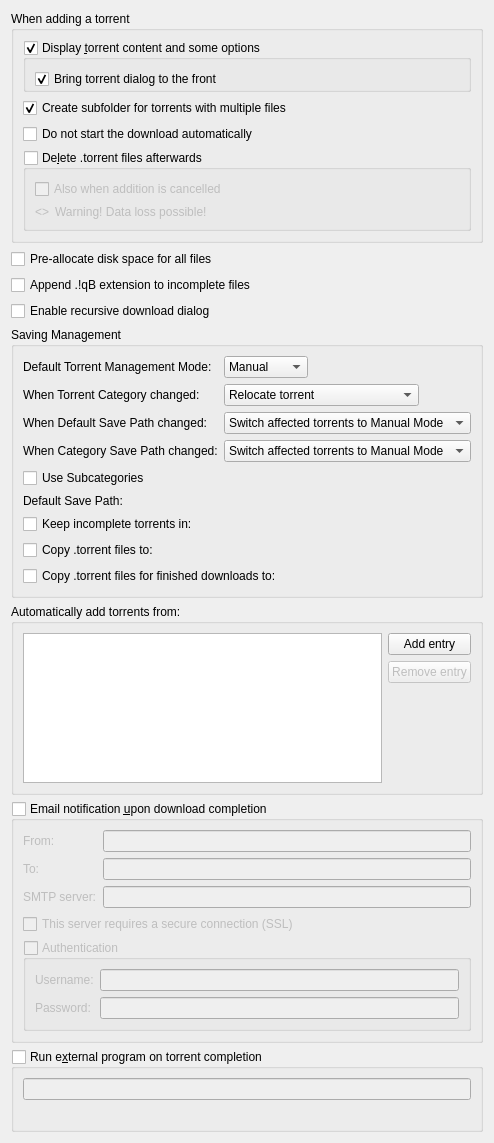
          <widget class="QWidget" name="scrollAreaWidgetContents_2">
           <property name="geometry">
            <rect>
             <x>0</x>
             <y>0</y>
             <width>456</width>
             <height>1013</height>
            </rect>
           </property>
           <layout class="QVBoxLayout" name="verticalLayout">
            <item>
             <widget class="QGroupBox" name="torrentAdditionBox">
              <property name="title">
               <string>When adding a torrent</string>
              </property>
              <layout class="QVBoxLayout" name="torrentAdditionBoxLayout">
               <item>
                <widget class="QGroupBox" name="checkAdditionDialog">
                 <property name="title">
                  <string>Display &amp;torrent content and some options</string>
                 </property>
                 <property name="checkable">
                  <bool>true</bool>
                 </property>
                 <layout class="QVBoxLayout" name="verticalLayout_18">
                  <property name="bottomMargin">
                   <number>0</number>
                  </property>
                  <item>
                   <widget class="QCheckBox" name="checkAdditionDialogFront">
                    <property name="text">
                     <string>Bring torrent dialog to the front</string>
                    </property>
                    <property name="checked">
                     <bool>true</bool>
                    </property>
                   </widget>
                  </item>
                 </layout>
                </widget>
               </item>
               <item>
                <widget class="QCheckBox" name="checkCreateSubfolder">
                 <property name="text">
                  <string>Create subfolder for torrents with multiple files</string>
                 </property>
                 <property name="checked">
                  <bool>true</bool>
                 </property>
                </widget>
               </item>
               <item>
                <widget class="QCheckBox" name="checkStartPaused">
                 <property name="text">
                  <string comment="The torrent will be added to download list in pause state">Do not start the download automatically</string>
                 </property>
                </widget>
               </item>
               <item>
                <widget class="QGroupBox" name="deleteTorrentBox">
                 <property name="toolTip">
                  <string>Should the .torrent file be deleted after adding it</string>
                 </property>
                 <property name="title">
                  <string>De&amp;lete .torrent files afterwards </string>
                 </property>
                 <property name="checkable">
                  <bool>true</bool>
                 </property>
                 <property name="checked">
                  <bool>false</bool>
                 </property>
                 <layout class="QVBoxLayout" name="deleteTorrentBoxLayout">
                  <item>
                   <widget class="QCheckBox" name="deleteCancelledTorrentBox">
                    <property name="toolTip">
                     <string>Also delete .torrent files whose addition was cancelled</string>
                    </property>
                    <property name="text">
                     <string>Also when addition is cancelled</string>
                    </property>
                   </widget>
                  </item>
                  <item>
                   <layout class="QHBoxLayout" name="deleteTorrentWarningLayout">
                    <item>
                     <widget class="QLabel" name="deleteTorrentWarningIcon">
                      <property name="sizePolicy">
                       <sizepolicy hsizetype="Fixed" vsizetype="Preferred">
                        <horstretch>0</horstretch>
                        <verstretch>0</verstretch>
                       </sizepolicy>
                      </property>
                      <property name="text">
                       <string notr="true">&lt;&gt;</string>
                      </property>
                     </widget>
                    </item>
                    <item>
                     <widget class="QLabel" name="deleteTorrentWarningLabel">
                      <property name="text">
                       <string>Warning! Data loss possible!</string>
                      </property>
                     </widget>
                    </item>
                   </layout>
                  </item>
                 </layout>
                </widget>
               </item>
              </layout>
             </widget>
            </item>
            <item>
             <widget class="QCheckBox" name="checkPreallocateAll">
              <property name="text">
               <string>Pre-allocate disk space for all files</string>
              </property>
             </widget>
            </item>
            <item>
             <widget class="QCheckBox" name="checkAppendqB">
              <property name="text">
               <string>Append .!qB extension to incomplete files</string>
              </property>
             </widget>
            </item>
            <item>
             <widget class="QCheckBox" name="checkRecursiveDownload">
              <property name="text">
               <string>Enable recursive download dialog</string>
              </property>
             </widget>
            </item>
            <item>
             <widget class="QGroupBox" name="groupSavingManagement">
              <property name="title">
               <string>Saving Management</string>
              </property>
              <layout class="QVBoxLayout" name="groupSavingManagementLayout">
               <item>
                <layout class="QGridLayout" name="gridLayout_3">
                 <item row="0" column="0">
                  <widget class="QLabel" name="label_40">
                   <property name="text">
                    <string>Default Torrent Management Mode:</string>
                   </property>
                  </widget>
                 </item>
                 <item row="0" column="1">
                  <layout class="QHBoxLayout" name="horizontalLayout_70">
                   <property name="spacing">
                    <number>10</number>
                   </property>
                   <item>
                    <widget class="QComboBox" name="comboSavingMode">
                     <property name="toolTip">
                      <string>Automatic mode means that various torrent properties (e.g. save path) will be decided by the associated category</string>
                     </property>
                     <item>
                      <property name="text">
                       <string>Manual</string>
                      </property>
                     </item>
                     <item>
                      <property name="text">
                       <string>Automatic</string>
                      </property>
                     </item>
                    </widget>
                   </item>
                   <item>
                    <spacer name="horizontalSpacer_160">
                     <property name="orientation">
                      <enum>Qt::Horizontal</enum>
                     </property>
                     <property name="sizeHint" stdset="0">
                      <size>
                       <width>40</width>
                       <height>20</height>
                      </size>
                     </property>
                    </spacer>
                   </item>
                  </layout>
                 </item>
                 <item row="1" column="0">
                  <widget class="QLabel" name="labelTorrentCategoryChanged">
                   <property name="text">
                    <string>When Torrent Category changed:</string>
                   </property>
                  </widget>
                 </item>
                 <item row="1" column="1">
                  <layout class="QHBoxLayout" name="horizontalLayout_14">
                   <item>
                    <widget class="QComboBox" name="comboTorrentCategoryChanged">
                     <item>
                      <property name="text">
                       <string>Relocate torrent</string>
                      </property>
                     </item>
                     <item>
                      <property name="text">
                       <string>Switch torrent to Manual Mode</string>
                      </property>
                     </item>
                    </widget>
                   </item>
                   <item>
                    <spacer name="horizontalSpacer_17">
                     <property name="orientation">
                      <enum>Qt::Horizontal</enum>
                     </property>
                     <property name="sizeHint" stdset="0">
                      <size>
                       <width>40</width>
                       <height>20</height>
                      </size>
                     </property>
                    </spacer>
                   </item>
                  </layout>
                 </item>
                 <item row="2" column="0">
                  <widget class="QLabel" name="labelCategoryDefaultPathChanged">
                   <property name="text">
                    <string>When Default Save Path changed:</string>
                   </property>
                  </widget>
                 </item>
                 <item row="2" column="1">
                  <layout class="QHBoxLayout" name="horizontalLayout_15">
                   <item>
                    <widget class="QComboBox" name="comboCategoryDefaultPathChanged">
                     <property name="currentIndex">
                      <number>1</number>
                     </property>
                     <item>
                      <property name="text">
                       <string>Relocate affected torrents</string>
                      </property>
                     </item>
                     <item>
                      <property name="text">
                       <string>Switch affected torrents to Manual Mode</string>
                      </property>
                     </item>
                    </widget>
                   </item>
                   <item>
                    <spacer name="horizontalSpacer_18">
                     <property name="orientation">
                      <enum>Qt::Horizontal</enum>
                     </property>
                     <property name="sizeHint" stdset="0">
                      <size>
                       <width>40</width>
                       <height>20</height>
                      </size>
                     </property>
                    </spacer>
                   </item>
                  </layout>
                 </item>
                 <item row="3" column="0">
                  <widget class="QLabel" name="labelCategoryChanged">
                   <property name="text">
                    <string>When Category Save Path changed:</string>
                   </property>
                  </widget>
                 </item>
                 <item row="3" column="1">
                  <layout class="QHBoxLayout" name="horizontalLayout_17">
                   <item>
                    <widget class="QComboBox" name="comboCategoryChanged">
                     <property name="currentIndex">
                      <number>1</number>
                     </property>
                     <item>
                      <property name="text">
                       <string>Relocate affected torrents</string>
                      </property>
                     </item>
                     <item>
                      <property name="text">
                       <string>Switch affected torrents to Manual Mode</string>
                      </property>
                     </item>
                    </widget>
                   </item>
                   <item>
                    <spacer name="horizontalSpacer_19">
                     <property name="orientation">
                      <enum>Qt::Horizontal</enum>
                     </property>
                     <property name="sizeHint" stdset="0">
                      <size>
                       <width>40</width>
                       <height>20</height>
                      </size>
                     </property>
                    </spacer>
                   </item>
                  </layout>
                 </item>
                </layout>
               </item>
               <item>
                <widget class="QCheckBox" name="checkUseSubcategories">
                 <property name="text">
                  <string>Use Subcategories</string>
                 </property>
                </widget>
               </item>
               <item>
                <layout class="QGridLayout" name="gridLayout_4">
                 <item row="1" column="1">
                  <widget class="FileSystemPathLineEdit" name="textTempPath" native="true"/>
                 </item>
                 <item row="3" column="0">
                  <widget class="QCheckBox" name="checkExportDirFin">
                   <property name="text">
                    <string>Copy .torrent files for finished downloads to:</string>
                   </property>
                  </widget>
                 </item>
                 <item row="0" column="0">
                  <widget class="QLabel" name="labelSavePath">
                   <property name="text">
                    <string>Default Save Path:</string>
                   </property>
                  </widget>
                 </item>
                 <item row="2" column="0">
                  <widget class="QCheckBox" name="checkExportDir">
                   <property name="text">
                    <string>Copy .torrent files to:</string>
                   </property>
                  </widget>
                 </item>
                 <item row="1" column="0">
                  <widget class="QCheckBox" name="checkTempFolder">
                   <property name="text">
                    <string>Keep incomplete torrents in:</string>
                   </property>
                  </widget>
                 </item>
                 <item row="3" column="1">
                  <widget class="FileSystemPathLineEdit" name="textExportDirFin" native="true"/>
                 </item>
                 <item row="0" column="1">
                  <widget class="FileSystemPathLineEdit" name="textSavePath" native="true"/>
                 </item>
                 <item row="2" column="1">
                  <widget class="FileSystemPathLineEdit" name="textExportDir" native="true"/>
                 </item>
                </layout>
               </item>
              </layout>
             </widget>
            </item>
            <item>
             <widget class="QGroupBox" name="groupBox_2">
              <property name="title">
               <string>Automatically add torrents from:</string>
              </property>
              <layout class="QVBoxLayout" name="verticalLayout_38">
               <item>
                <layout class="QHBoxLayout" name="horizontalLayout_16">
                 <item>
                  <widget class="QTreeView" name="scanFoldersView">
                   <property name="sizePolicy">
                    <sizepolicy hsizetype="Expanding" vsizetype="Expanding">
                     <horstretch>0</horstretch>
                     <verstretch>1</verstretch>
                    </sizepolicy>
                   </property>
                   <property name="minimumSize">
                    <size>
                     <width>250</width>
                     <height>150</height>
                    </size>
                   </property>
                   <property name="editTriggers">
                    <set>QAbstractItemView::AllEditTriggers</set>
                   </property>
                   <property name="selectionMode">
                    <enum>QAbstractItemView::SingleSelection</enum>
                   </property>
                   <property name="selectionBehavior">
                    <enum>QAbstractItemView::SelectRows</enum>
                   </property>
                   <property name="textElideMode">
                    <enum>Qt::ElideNone</enum>
                   </property>
                   <property name="rootIsDecorated">
                    <bool>false</bool>
                   </property>
                   <attribute name="headerDefaultSectionSize">
                    <number>80</number>
                   </attribute>
                   <attribute name="headerStretchLastSection">
                    <bool>false</bool>
                   </attribute>
                  </widget>
                 </item>
                 <item>
                  <layout class="QVBoxLayout" name="verticalLayout_37">
                   <item>
                    <widget class="QPushButton" name="addScanFolderButton">
                     <property name="text">
                      <string>Add entry</string>
                     </property>
                    </widget>
                   </item>
                   <item>
                    <widget class="QPushButton" name="removeScanFolderButton">
                     <property name="enabled">
                      <bool>false</bool>
                     </property>
                     <property name="text">
                      <string>Remove entry</string>
                     </property>
                    </widget>
                   </item>
                   <item>
                    <spacer name="verticalSpacer_6">
                     <property name="orientation">
                      <enum>Qt::Vertical</enum>
                     </property>
                     <property name="sizeHint" stdset="0">
                      <size>
                       <width>20</width>
                       <height>40</height>
                      </size>
                     </property>
                    </spacer>
                   </item>
                  </layout>
                 </item>
                </layout>
               </item>
              </layout>
             </widget>
            </item>
            <item>
             <widget class="QGroupBox" name="groupMailNotification">
              <property name="title">
               <string>Email notification &amp;upon download completion</string>
              </property>
              <property name="checkable">
               <bool>true</bool>
              </property>
              <property name="checked">
               <bool>false</bool>
              </property>
              <layout class="QVBoxLayout" name="verticalLayout_171">
               <item>
                <layout class="QGridLayout" name="gridLayout_9">
                 <item row="1" column="1">
                  <widget class="QLineEdit" name="lineEditDestEmail"/>
                 </item>
                 <item row="1" column="0">
                  <widget class="QLabel" name="label_2">
                   <property name="text">
                    <string comment="To receiver">To:</string>
                   </property>
                  </widget>
                 </item>
                 <item row="2" column="0">
                  <widget class="QLabel" name="label_3">
                   <property name="text">
                    <string>SMTP server:</string>
                   </property>
                  </widget>
                 </item>
                 <item row="2" column="1">
                  <widget class="QLineEdit" name="lineEditSmtpServer"/>
                 </item>
                 <item row="0" column="1">
                  <widget class="QLineEdit" name="senderEmailTxt"/>
                 </item>
                 <item row="0" column="0">
                  <widget class="QLabel" name="label_25">
                   <property name="text">
                    <string comment="From sender">From:</string>
                   </property>
                  </widget>
                 </item>
                </layout>
               </item>
               <item>
                <widget class="QCheckBox" name="checkSmtpSSL">
                 <property name="text">
                  <string>This server requires a secure connection (SSL)</string>
                 </property>
                </widget>
               </item>
               <item>
                <widget class="QGroupBox" name="groupMailNotifAuth">
                 <property name="title">
                  <string>Authentication</string>
                 </property>
                 <property name="checkable">
                  <bool>true</bool>
                 </property>
                 <property name="checked">
                  <bool>false</bool>
                 </property>
                 <layout class="QFormLayout" name="formLayout_2">
                  <item row="0" column="0">
                   <widget class="QLabel" name="label_7">
                    <property name="text">
                     <string>Username:</string>
                    </property>
                   </widget>
                  </item>
                  <item row="0" column="1">
                   <widget class="QLineEdit" name="mailNotifUsername"/>
                  </item>
                  <item row="1" column="0">
                   <widget class="QLabel" name="label_8">
                    <property name="text">
                     <string>Password:</string>
                    </property>
                   </widget>
                  </item>
                  <item row="1" column="1">
                   <widget class="QLineEdit" name="mailNotifPassword">
                    <property name="echoMode">
                     <enum>QLineEdit::Password</enum>
                    </property>
                   </widget>
                  </item>
                 </layout>
                </widget>
               </item>
              </layout>
             </widget>
            </item>
            <item>
             <widget class="QGroupBox" name="autoRunBox">
              <property name="title">
               <string>Run e&amp;xternal program on torrent completion</string>
              </property>
              <property name="checkable">
               <bool>true</bool>
              </property>
              <property name="checked">
               <bool>false</bool>
              </property>
              <layout class="QVBoxLayout" name="verticalLayout_19">
               <item>
                <widget class="QLineEdit" name="lineEditAutoRun"/>
               </item>
               <item>
                <widget class="QLabel" name="labelAutoRunParam">
                 <property name="wordWrap">
                  <bool>true</bool>
                 </property>
                </widget>
               </item>
              </layout>
             </widget>
            </item>
           </layout>
          </widget>
